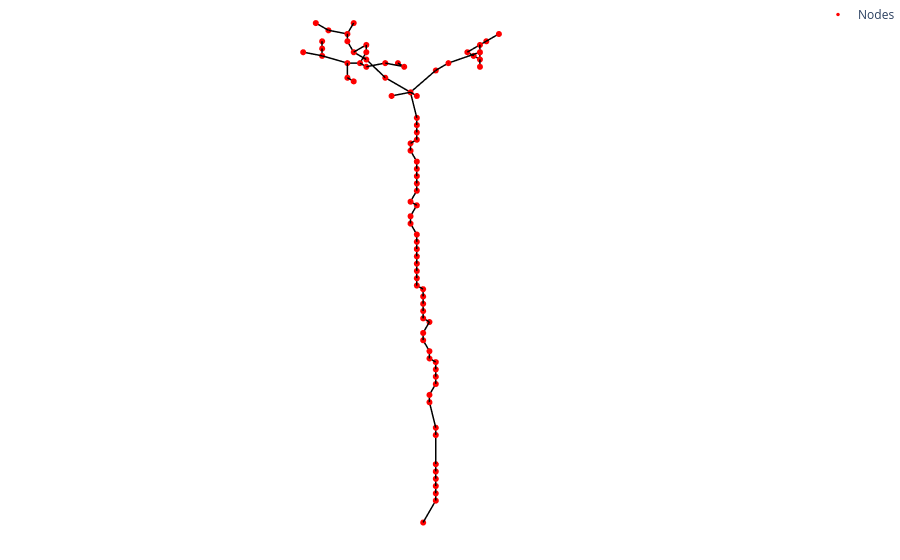

The cell this chart's notebook holds for it:
### Markdown cell above
## Tomato Pollination: Tomato 2

### Code cell
import numpy as np
import dismech
import os

plant_name = "tomato2"

position = "2"

geom = dismech.GeomParams(
    rod_r0=0.03,
    shell_h=0.0,
)

material = dismech.Material(density=1100,
                            youngs_rod=2.16e7,
                            youngs_shell=0,
                            poisson_rod=0.5,
                            poisson_shell=0)

dyn_sim = dismech.SimParams(static_sim=False,
                                  two_d_sim=True,   # no twisting
                                  use_mid_edge=False,
                                  use_line_search=False,
                                  show_floor=False,
                                  log_data=True,
                                  log_step=1,
                                  dt=1e-2,
                                  max_iter=50,
                                  total_time=5,
                                  plot_step=10,
                                  tol=1e-4,
                                  ftol=1e-4,
                                  dtol=1e-2
                                  )

env = dismech.Environment()
env.add_force('gravity', g=np.array([0.0, 0.0, -9.81]))
env.add_force('damping', eta=100)

input_txt = os.path.join('../tests/resources/tomato_pollination/plants/', f"{plant_name}.txt")
geo = dismech.Geometry.from_txt(input_txt)

robot = dismech.SoftRobot(geom, material, geo, dyn_sim, env)

### Figure 1 — Plotly figure (JSON) as saved in the notebook; plotly's stock layout.template omitted (floating-point values rounded to 4 significant figures; data arrays with more than 128 entries replaced by an {"elided": "..."} marker saying what was removed)
{"data": [{"line": {"color": "black", "width": 3}, "mode": "lines", "showlegend": false, "type": "scatter3d", "x": {"elided": "267 float values"}, "y": {"elided": "267 float values"}, "z": {"elided": "267 float values"}}, {"marker": {"color": "red", "size": 3.5}, "mode": "markers", "name": "Nodes", "type": "scatter3d", "x": [1.099, 1.099, 1.099, 1.099, 1.099, 1.099, 1.099, 1.099, 1.099, 1.107, 1.107, 1.099, 1.099, 1.099, 1.099, 1.107, 1.107, 1.107, 1.107, 1.099, 1.107, 1.107, 1.107, 1.107, 1.107, 1.115, 1.115, 1.115, 1.115, 1.115, 1.115, 1.115, 1.115, 1.115, 1.115, 1.107, 1.115, 1.107, 1.107, 1.107, 1.107, 1.107, 1.107, 1.107, 1.107, 1.107, 1.107, 1.107, 1.115, 1.043, 1.123, 1.043, 1.131, 1.091, 1.051, 1.131, 1.059, 1.083, 1.155, 1.139, 1.139, 1.139, 1.043, 1.051, 1.059, 1.147, 1.035, 1.067, 1.147, 1.139, 1.147, 1.139, 1.187, 1.187, 1.083, 1.091, 1.155, 1.131, 1.171, 1.179, 1.187, 1.179, 1.171, 1.171, 1.203, 1.155, 1.163, 1.163, 1.155, 1.155], "y": [0.001274, 0.01727, 0.01727, 0.01727, 0.01727, 0.01727, 0.01727, 0.01727, 0.01727, 0.01727, 0.01727, 0.01727, 0.01727, 0.01727, 0.01727, 0.01727, 0.01727, 0.009274, 0.009274, 0.009274, 0.009274, 0.009274, 0.009274, 0.009274, 0.009274, 0.009274, 0.009274, 0.009274, 0.009274, 0.009274, 0.009274, 0.009274, 0.009274, 0.001274, 0.001274, 0.001274, 0.001274, 0.001274, 0.001274, 0.001274, 0.001274, 0.001274, -0.006726, -0.006726, 0.001274, 0.001274, 0.001274, 0.001274, 0.001274, 0.01727, 0.009274, 0.01727, -0.01473, 0.009274, 0.01727, 0.01727, 0.01727, 0.01727, 0.01727, 0.02527, 0.03327, -0.03073, 0.02527, 0.02527, 0.03327, -0.03873, 0.03327, 0.04127, -0.07073, -0.05473, -0.04673, -0.03073, -0.006726, 0.001274, 0.05727, 0.06527, -0.07873, -0.05473, -0.05473, -0.04673, -0.03873, -0.01473, -0.006726, 0.001274, -0.04673, -0.01473, -0.006726, 0.01727, 0.02527, 0.03327], "z": [0.2177, 0.2497, 0.2577, 0.2657, 0.2737, 0.2817, 0.2897, 0.3217, 0.3297, 0.3617, 0.3697, 0.3777, 0.3857, 0.3937, 0.4017, 0.4097, 0.4177, 0.4257, 0.4337, 0.4417, 0.4497, 0.4577, 0.4657, 0.4737, 0.4817, 0.4897, 0.4977, 0.5057, 0.5137, 0.5217, 0.5297, 0.5377, 0.5457, 0.5537, 0.5617, 0.5697, 0.5777, 0.5857, 0.5937, 0.6017, 0.6097, 0.6177, 0.6257, 0.6337, 0.6417, 0.6497, 0.6577, 0.6657, 0.6977, 0.6977, 0.7057, 0.7057, 0.7137, 0.7137, 0.7137, 0.7137, 0.7217, 0.7217, 0.7217, 0.7217, 0.7217, 0.7297, 0.7297, 0.7297, 0.7297, 0.7377, 0.7377, 0.7377, 0.7457, 0.7457, 0.7457, 0.7457, 0.7457, 0.7457, 0.7457, 0.7457, 0.7537, 0.7537, 0.7537, 0.7537, 0.7537, 0.7537, 0.7537, 0.7537, 0.7617, 0.7617, 0.7617, 0.7617, 0.7617, 0.7617]}], "layout": {"margin": {"b": 0, "l": 0, "r": 0, "t": 0}, "scene": {"aspectmode": "data", "camera": {"projection": {"type": "orthographic"}}, "xaxis": {"visible": false}, "yaxis": {"visible": false}, "zaxis": {"visible": false}}}}
